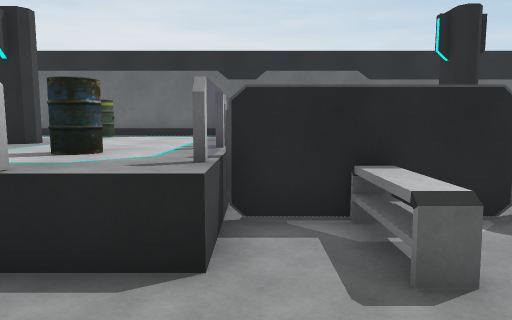
View 1 (above)

19 first-person views from a walk through a Unity game level. The camera is 1.5 m above the floor, tilts 6° down and sees 70° across. The floor is counted in squares, 1 m on a side. Each view is taken from the middle of a square. On the plan, view 1 faces up. The plan holds only what a view shows up to about 16 squares ahead; the rest is blank. The player character is not drawn.

View 2
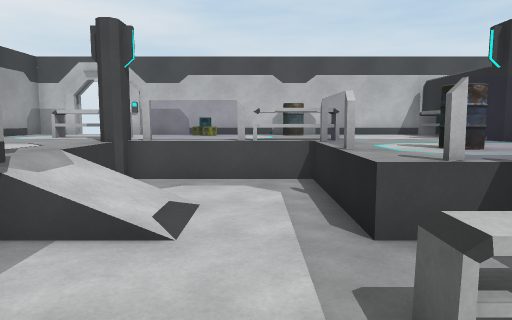

View 3
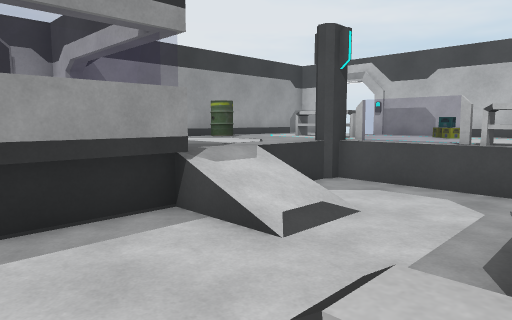

View 4
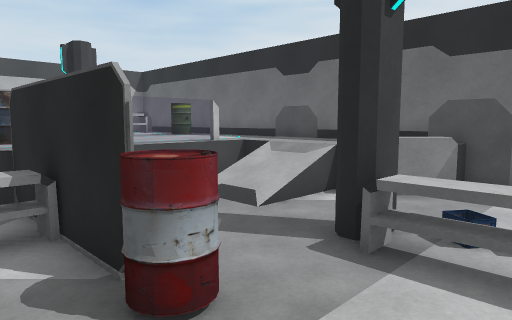

View 5
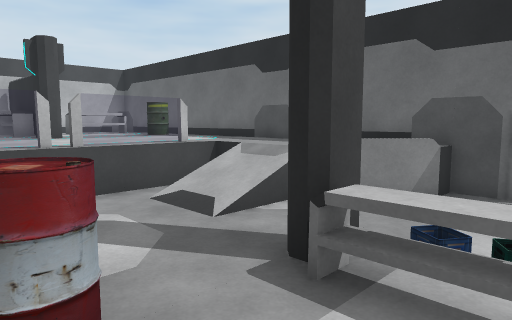

View 6
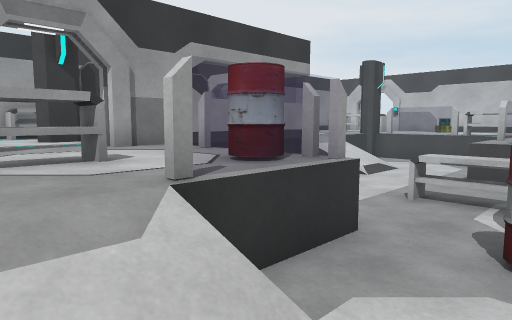

View 7
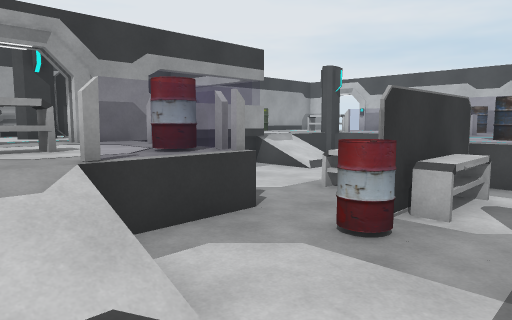

View 8
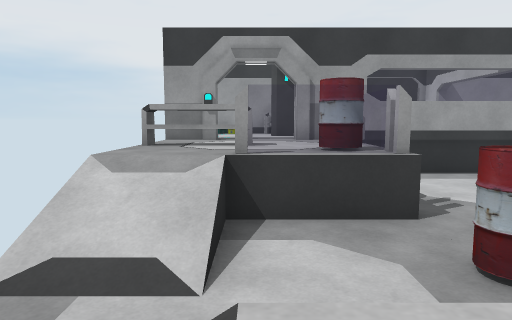

View 9
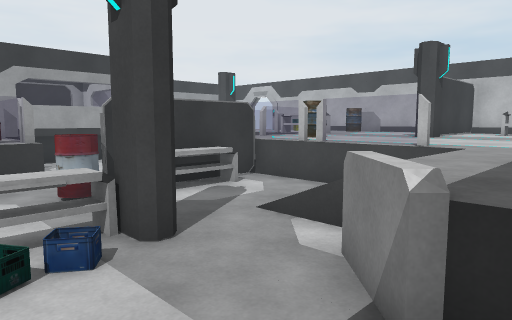

View 10
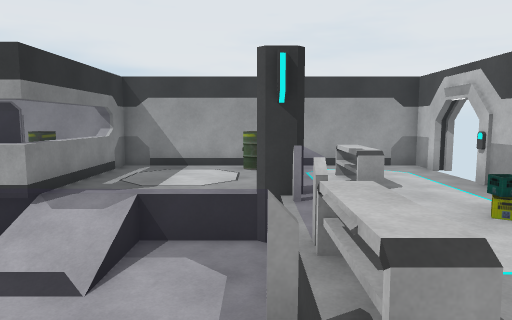

View 11
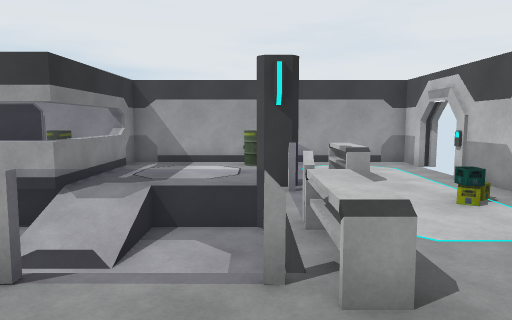

View 12
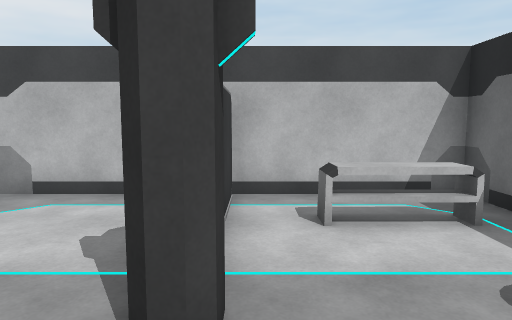

View 13
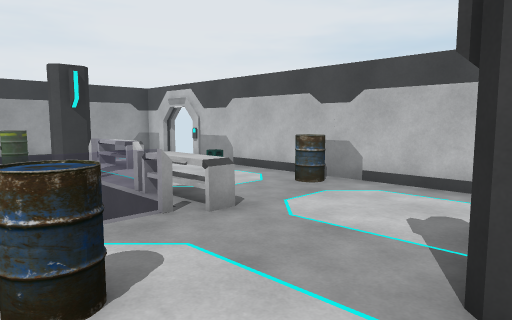

View 14
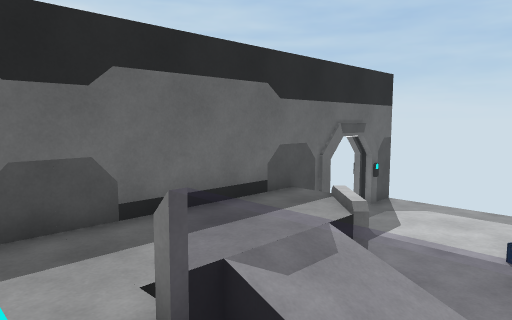

View 15
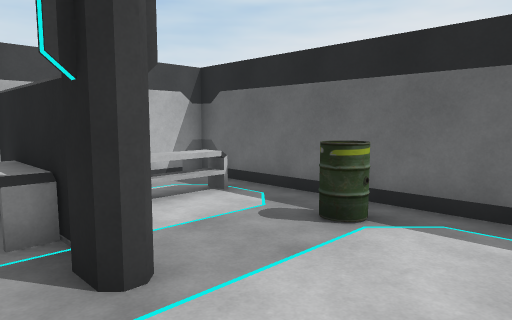

View 16
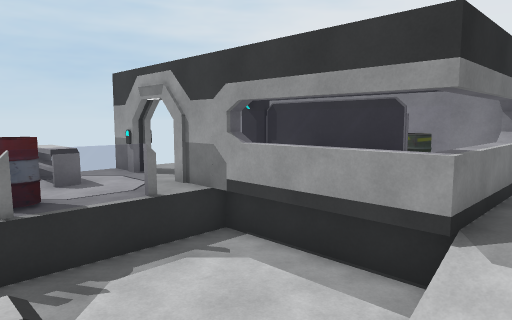

View 17
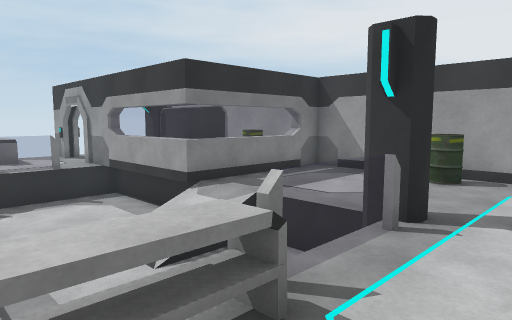

View 18
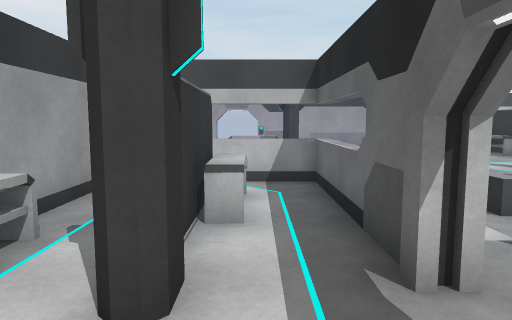

View 19
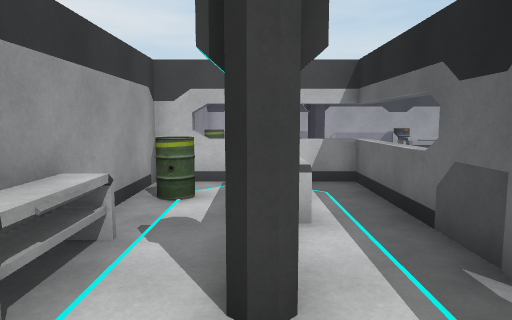

### Floor plan
Key: @ floor where view 1 was taken; # wall or solid block; x gap in a wall; . main floor; - floor 1 m lower than the main floor; / step, stairs or slope; = window, fence, low wall or low ledge; B barrel; C column; T table; O other object.
Columns run from 11 left of view 1 to 10 right of it. Each row starts with its distance up from view 1.
 14                    #
 13 ##################-###
 12 #.TT..B......../#----
 11 #.TT.......=..=#-----
 10 #.TT......=-//-------
  9 #....##...=-//--C--
  8 ##TTT#C...=-----#TT -
  7 #.........#--------
  6 #.......B.##TTTBB----
  5 #.........#=-T-B---//
  4 #B...T===..--T-----//
  3 #BB..T-------T--BB=..
  2 #....T----------B....
  1 #....=----------=.TTT
  0 #.O..=---//@----.....
 -1 #....#---//#===##..###
 -2 #..TTCC....=.........
 -3 #..TT......=.TT......
 -4  ..TT......=.####C...
 -5 x.....B....=.B......
 -6 #.....B....#BB.TTTT.
 -7 #####################

Positions as (right, up) in squares from view 1, and headings:
1: (0, 0), facing up
2: (4, 2), facing left
3: (3, 4), facing down-left
4: (7, 4), facing up-left
5: (7, 5), facing up-left
6: (9, 6), facing down-left
7: (9, 8), facing down-left
8: (7, 9), facing down
9: (7, 13), facing down-left
10: (-5, 6), facing down
11: (-5, 7), facing down
12: (-3, 9), facing left
13: (-2, 9), facing down-left
14: (-2, 8), facing up-right
15: (-2, 7), facing up-left
16: (-2, 4), facing down-right
17: (-8, 4), facing down-right
18: (9, -3), facing left
19: (9, -4), facing left
